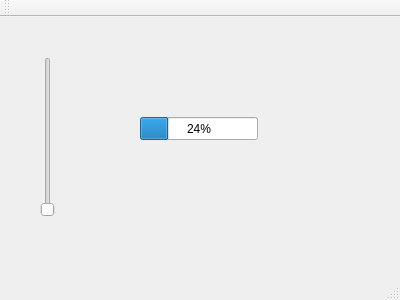
<?xml version="1.0" encoding="UTF-8"?>
<ui version="4.0">
 <class>MainWindow</class>
 <widget class="QMainWindow" name="MainWindow">
  <property name="geometry">
   <rect>
    <x>0</x>
    <y>0</y>
    <width>400</width>
    <height>300</height>
   </rect>
  </property>
  <property name="windowTitle">
   <string>MainWindow</string>
  </property>
  <widget class="QWidget" name="centralWidget">
   <widget class="QSlider" name="verticalSlider">
    <property name="geometry">
     <rect>
      <x>40</x>
      <y>40</y>
      <width>16</width>
      <height>160</height>
     </rect>
    </property>
    <property name="orientation">
     <enum>Qt::Vertical</enum>
    </property>
   </widget>
   <widget class="QProgressBar" name="progressBar">
    <property name="geometry">
     <rect>
      <x>140</x>
      <y>100</y>
      <width>118</width>
      <height>23</height>
     </rect>
    </property>
    <property name="value">
     <number>24</number>
    </property>
   </widget>
  </widget>
  <widget class="QMenuBar" name="menuBar">
   <property name="geometry">
    <rect>
     <x>0</x>
     <y>0</y>
     <width>400</width>
     <height>22</height>
    </rect>
   </property>
  </widget>
  <widget class="QToolBar" name="mainToolBar">
   <attribute name="toolBarArea">
    <enum>TopToolBarArea</enum>
   </attribute>
   <attribute name="toolBarBreak">
    <bool>false</bool>
   </attribute>
  </widget>
  <widget class="QStatusBar" name="statusBar"/>
 </widget>
 <layoutdefault spacing="6" margin="11"/>
 <resources/>
 <connections/>
</ui>
